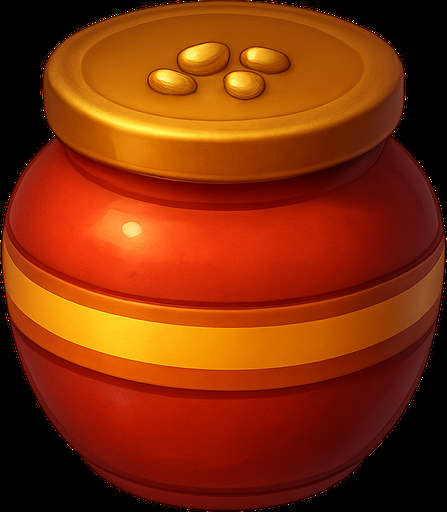
#> input picture game/assets/art/piece_spice_tin.png, 447 x 512 px
$ python -i kit.py   (imports and definitions only)
#> lines starting #> are read from the running program, lines starting #| are printed output that depends on the picture; after the words box and inside, x2 and y2 are one past the last pixel; in counts of white or black regions, pixels touching at a corner belong together
"""Tiny painterly-vector kit (PIL + numpy) used to bake the board pieces and icons that the generated art set
does not include. Everything is drawn at SS x the output size and downsampled, so edges are smooth.
Look: three-tone soft shading lit from the top-left, a thin darker-hue outline, a creamy specular streak and a
soft contact shadow — the art-direction rules in docs/ART_DIRECTION.md."""
import math
import os
import numpy as np
from PIL import Image, ImageDraw, ImageFilter, ImageChops

ART = os.path.join(os.path.dirname(__file__), "..", "..", "assets", "art")
SS = 3
OUT = 256
N = OUT * SS  # working canvas size


def hexrgb(h):
    h = h.lstrip("#")
    return tuple(int(h[i:i + 2], 16) for i in (0, 2, 4))


def mix(a, b, t):
    a, b = hexrgb(a) if isinstance(a, str) else a, hexrgb(b) if isinstance(b, str) else b
    return tuple(int(a[i] + (b[i] - a[i]) * t) for i in range(3))


def canvas():
    return Image.new("RGBA", (N, N), (0, 0, 0, 0))


def mask():
    return Image.new("L", (N, N), 0)


def P(x, y):
    """Unit coords (0..1) → canvas pixels."""
    return (x * N, y * N)


def ell(cx, cy, rx, ry, m=None, fill=255):
    m = m or mask()
    ImageDraw.Draw(m).ellipse([(cx - rx) * N, (cy - ry) * N, (cx + rx) * N, (cy + ry) * N], fill=fill)
    return m


# [41 lines left out: functions rrect, poly, line, bezier, union, not called in this run]


def minus(a, b):
    return ImageChops.subtract(a, b)


def inter(a, b):
    return ImageChops.multiply(a, b)


# [55 lines left out: functions _grad, paint, not called in this run]


def _odd(v):
    v = max(3, int(v))
    return v if v % 2 else v + 1


# [11 lines left out: function _dir_mask, not called in this run]


def flat(img, m, color, alpha=255):
    layer = Image.new("RGBA", (N, N), tuple(hexrgb(color) if isinstance(color, str) else color) + (0,))
    layer.putalpha(m.point(lambda v: v * alpha // 255))
    img.alpha_composite(layer)
    return img


def glow(img, m, color, blur=0.04, alpha=200):
    g = m.filter(ImageFilter.GaussianBlur(N * blur))
    return flat(img, g, color, alpha)


def shadow(img, cx=0.5, cy=0.9, rx=0.34, ry=0.06, alpha=110):
    m = ell(cx, cy, rx, ry).filter(ImageFilter.GaussianBlur(N * 0.025))
    return flat(img, m, (40, 18, 10), alpha)


def sprite(name):
    return Image.open(os.path.join(ART, name + ".png")).convert("RGBA")


def crop(img, box):
    return img.crop(box)


# [40 lines left out: functions place, recolor, star_pts, not called in this run]


def reg_pts(cx, cy, r, n, rot=-90):
    return [(cx + r * math.cos(math.radians(rot + i * 360 / n)), cy + r * math.sin(math.radians(rot + i * 360 / n))) for i in range(n)]


# [5 lines left out: function finish, not called in this run]

>>> import cv2
>>> picture = cv2.imread('../../assets/art/piece_spice_tin.png', cv2.IMREAD_GRAYSCALE)
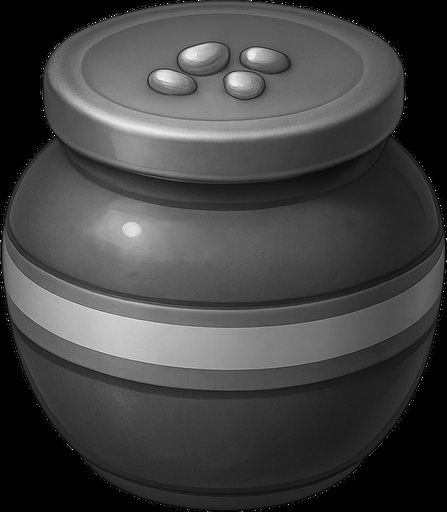
#> picture: shape (512, 447); min 0, max 255, mean 67.5
>>> result = shadow(picture)
#> in ell, `m = m or mask()`: m: PIL image 768x768 L; every value is 0
#> in ell, `ImageDraw.Draw(m).ellipse([(cx - rx) * N, (cy - ry) * N, (cx + rx) * N..`:
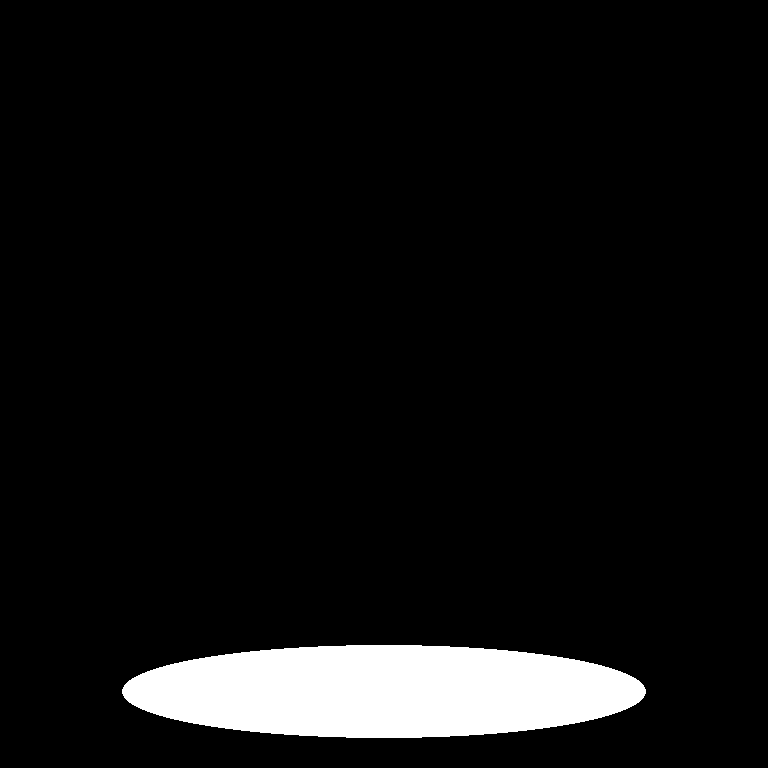
#> m: PIL image 768x768 L; 6.5% white; 1 white region, box (x1, y1, x2, y2) and area: (122, 645, 646, 738) 38332
#> in shadow, `m = ell(cx, cy, rx, ry).filter(ImageFilter.GaussianBlur(N * 0.025))`:
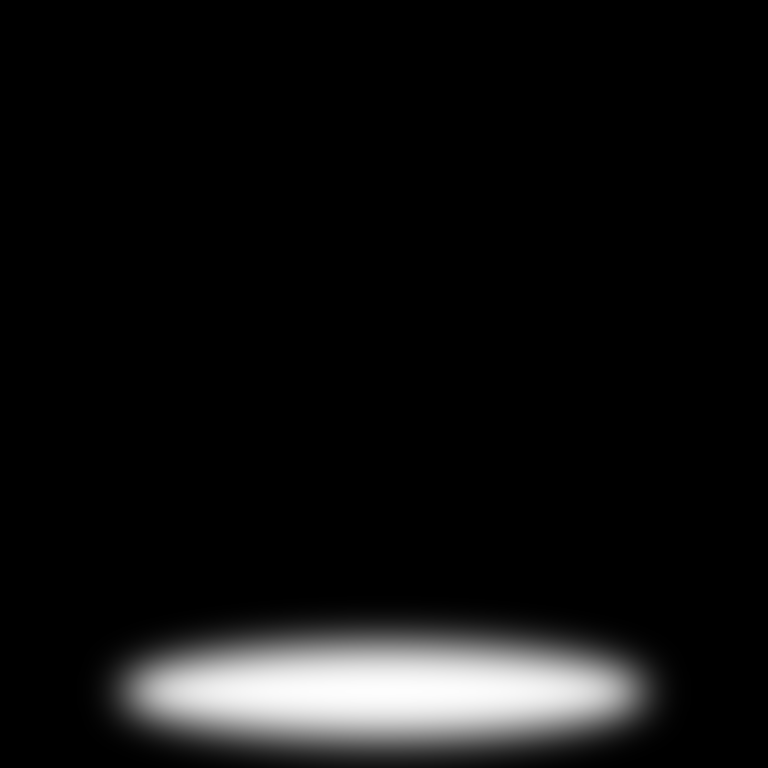
#> m: PIL image 768x768 L; min 0, max 253, mean 16.5
#> in flat, `layer.putalpha(m.point(lambda v: v * alpha // 255))`:
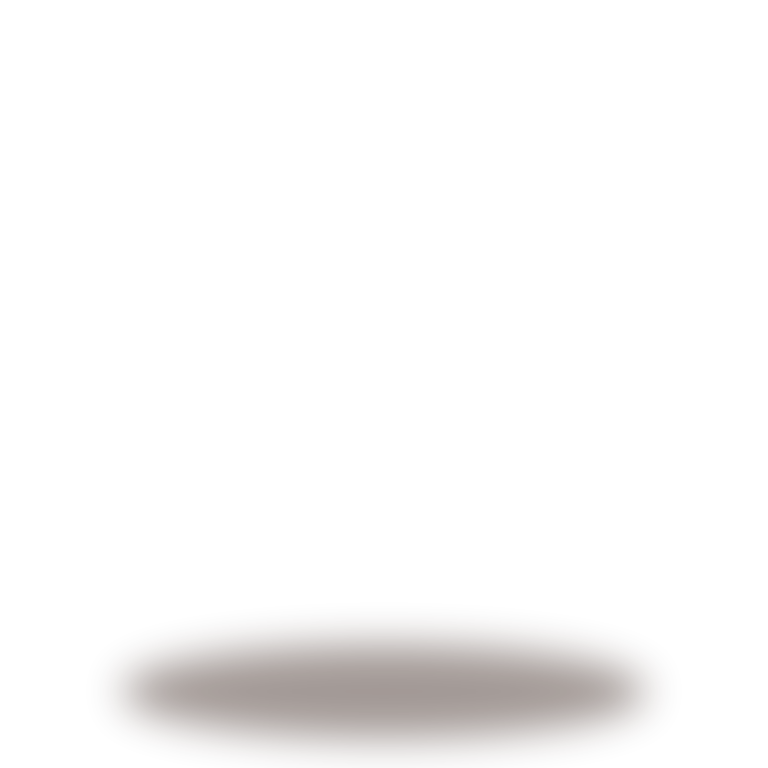
#> layer: PIL image 768x768 RGBA; mean R, G, B, A 40, 18, 10, 7.1; transparent parts drawn white
#> (the run stopped early here; a loop or call above may not have finished)

$ run again, on game/assets/art/bg_home_room.png
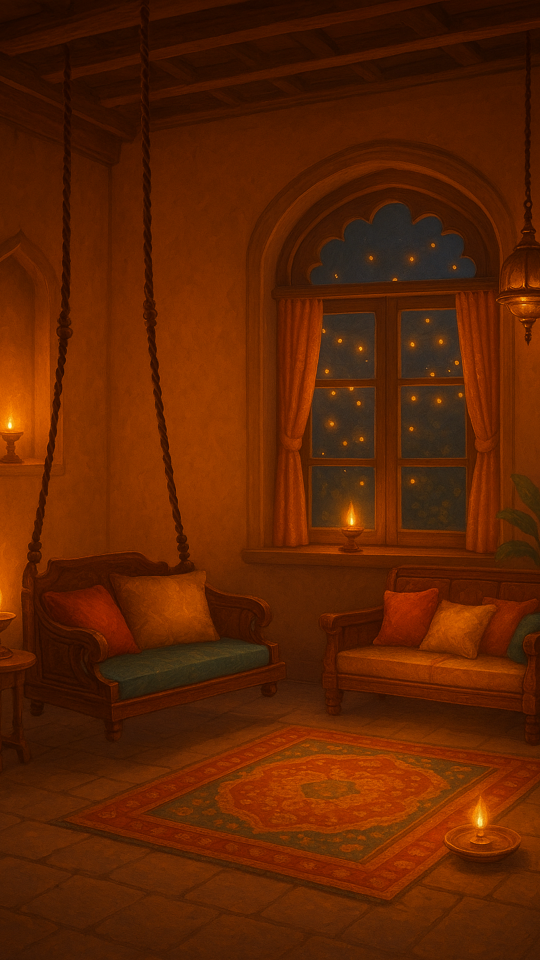
#> input picture game/assets/art/bg_home_room.png, 1080 x 1920 px (shown at 1/2 size)
#> `picture = cv2.imread('../../assets/art/piece_spice_tin.png', cv2.IMREA..`:
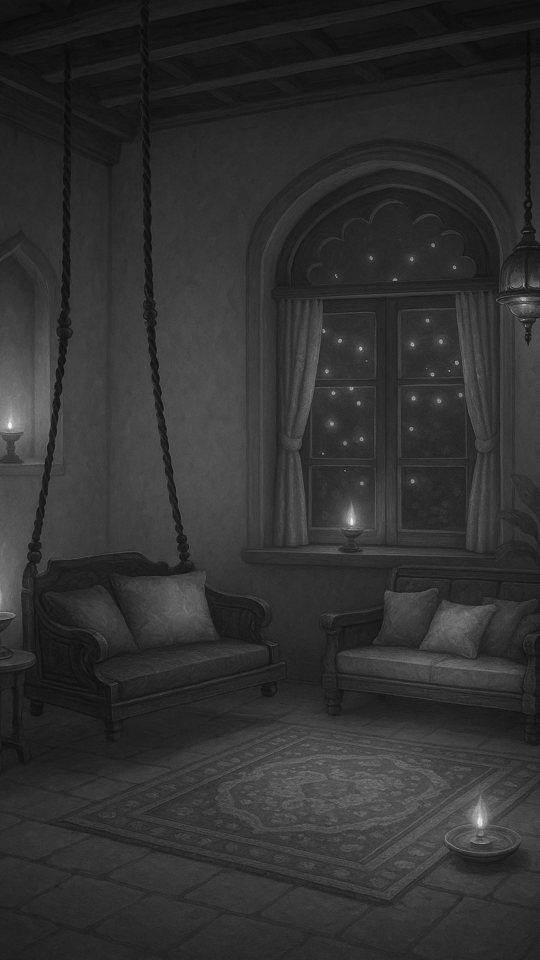
#> picture: shape (1920, 1080) (shown at 1/2 size); min 8, max 249, mean 48.8

$ run again, on game/assets/art/blocker_thread_trunk.png
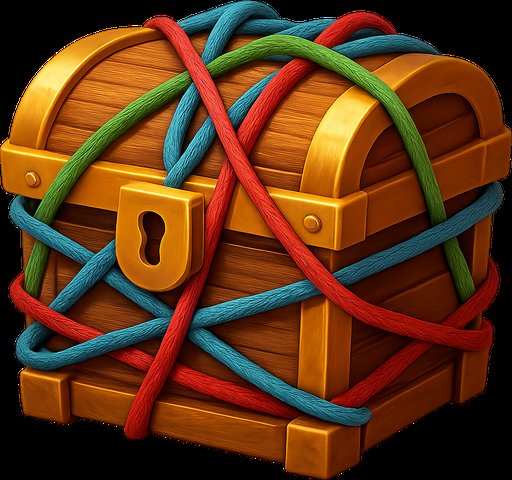
#> input picture game/assets/art/blocker_thread_trunk.png, 512 x 480 px
#> `picture = cv2.imread('../../assets/art/piece_spice_tin.png', cv2.IMREA..`:
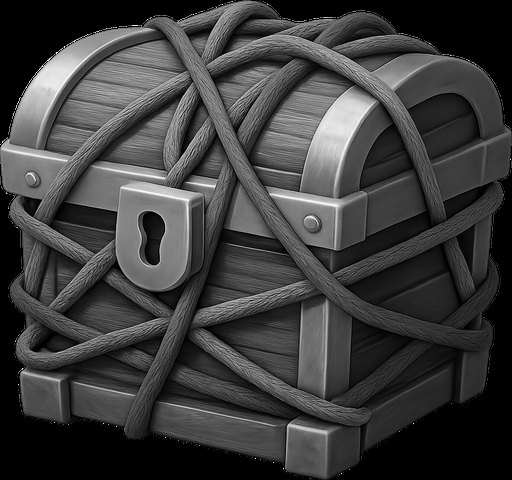
#> picture: shape (480, 512); min 0, max 255, mean 60.9

$ run again, on game/assets/art/board_frame.png
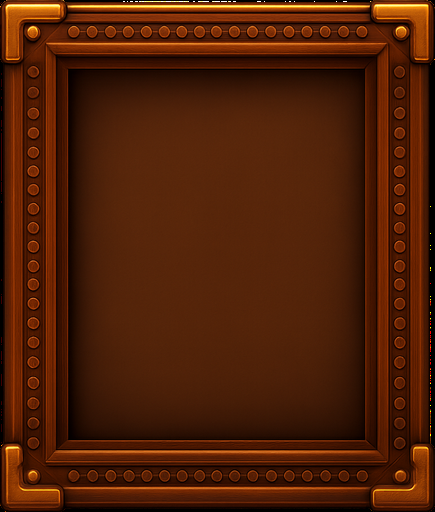
#> input picture game/assets/art/board_frame.png, 435 x 512 px
#> `picture = cv2.imread('../../assets/art/piece_spice_tin.png', cv2.IMREA..`:
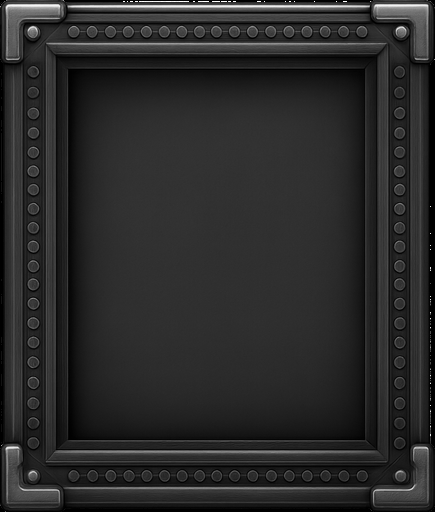
#> picture: shape (512, 435); min 0, max 255, mean 42
